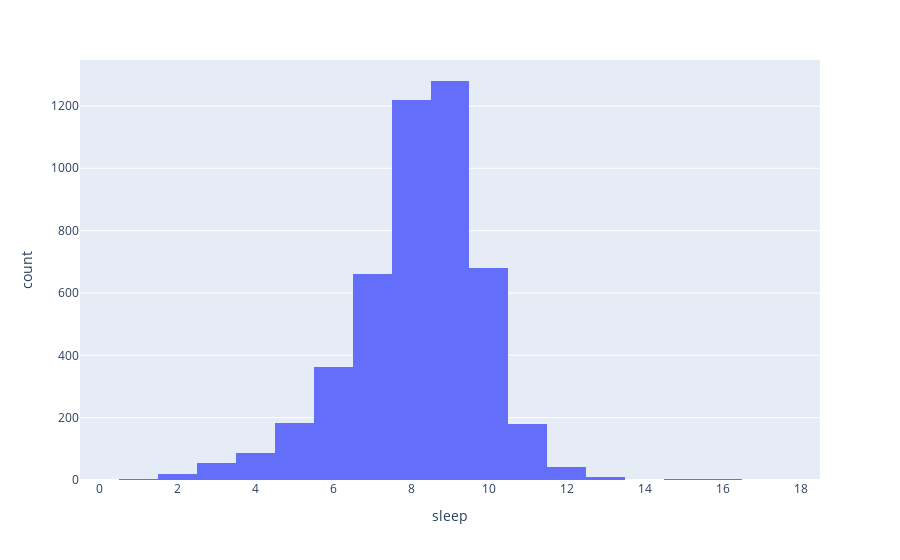

The code cell stored with this chart in its notebook:
### Code cell
px.histogram(df_temp,x = "sleep")

### Figure 1 — Plotly figure (JSON) as saved in the notebook; plotly's stock layout.template omitted (floating-point values rounded to 4 significant figures; data arrays with more than 128 entries replaced by an {"elided": "..."} marker saying what was removed)
{"data": [{"alignmentgroup": "True", "bingroup": "x", "hovertemplate": "sleep=%{x}<br>count=%{y}<extra></extra>", "legendgroup": "", "marker": {"color": "#636efa", "pattern": {"shape": ""}}, "name": "", "offsetgroup": "", "orientation": "v", "showlegend": false, "type": "histogram", "x": {"elided": "4790 int values"}, "xaxis": "x", "yaxis": "y"}], "layout": {"barmode": "relative", "legend": {"tracegroupgap": 0}, "margin": {"t": 60}, "xaxis": {"anchor": "y", "domain": [0, 1], "title": {"text": "sleep"}}, "yaxis": {"anchor": "x", "domain": [0, 1], "title": {"text": "count"}}}}
